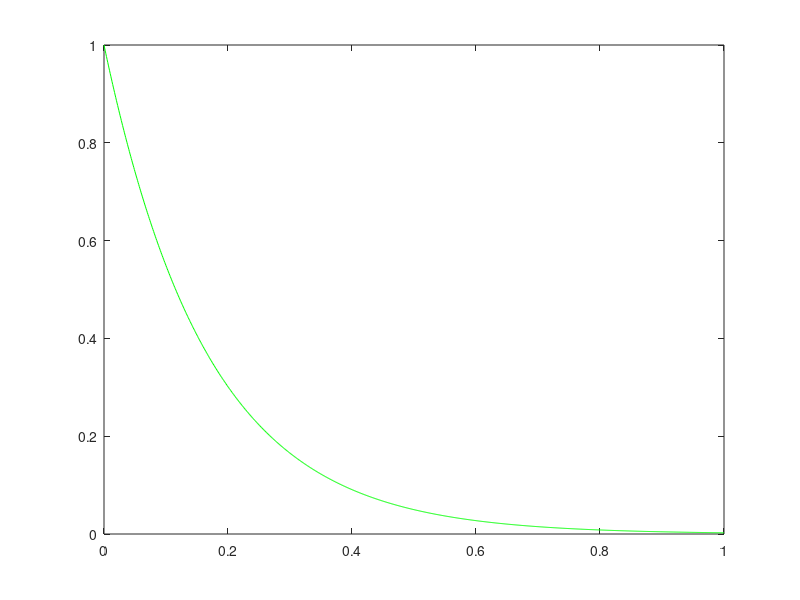

Recreate this plot in MATLAB.
clc;
h=0.1; % step's size
N=10; % number of steps
y(1)=1;
for n=1:N
y(n+1)= y(n)+h*(-6*y(n));
x(n+1)=n*h;
end
plot(x,y)
x=0:0.001:1;
y=exp(-6.*x);
plot(x,y,'g')